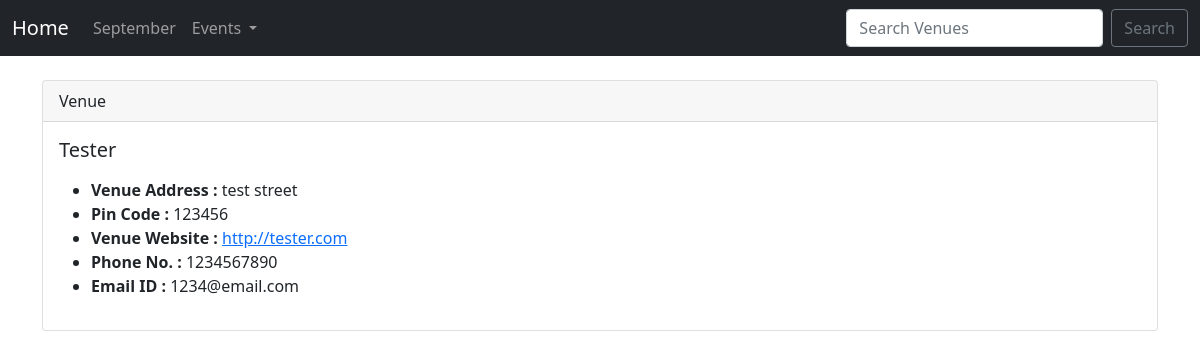
Screenshot of /show_venue/3 with the database file from the repository.
### events/models.py (models this page shows)
class Venue(models.Model):#Venue table
    name = models.CharField('Venue Name', max_length = 120)
    address = models.CharField(max_length = 300)
    pin_code = models.CharField('Pin Code',max_length = 6)
    phone = models.CharField('Contact Phone', max_length = 10, blank=True)
    website = models.URLField('Website', blank = True)
    email = models.EmailField('Email', blank = True)
    def __str__(self):
        return self.name

### events/views.py (the view)
# urls.py: path('show_venue/<venue_id>', views.show_venue, name="show-venue"),
def show_venue(request, venue_id):
    venue = Venue.objects.get(pk=venue_id)
    return render(request, 'events/show_venue.html',
    {"venue" : venue,})

### events/templates/events/show_venue.html
{% extends 'events/base.html' %}
{% block content %}
    <div class="card">
        <div class="card-header">
            Venue
        </div>
        <div class="card-body">
          <h5 class="card-title">{{ venue }}</h5>
          <p class="card-text"><ul>
            <li><strong>Venue Address : </strong>{{ venue.address }}</li>
            <li><strong>Pin Code : </strong>{{ venue.pin_code }}</li>
            <li><strong>Venue Website : </strong><a href="{{ venue.website }}">{{ venue.website }}</a></li>
            <li><strong>Phone No. : </strong>{{ venue.phone }}</li>
            <li><strong>Email ID  : </strong>{{ venue.email }}</li>
         </ul></p>
        </div>
      </div>
{% endblock %}

### rows the page displays
Venue: name "Tester", address "test street", pin_code "123456", website "http://tester.com", phone "1234567890", email "1234@email.com"
